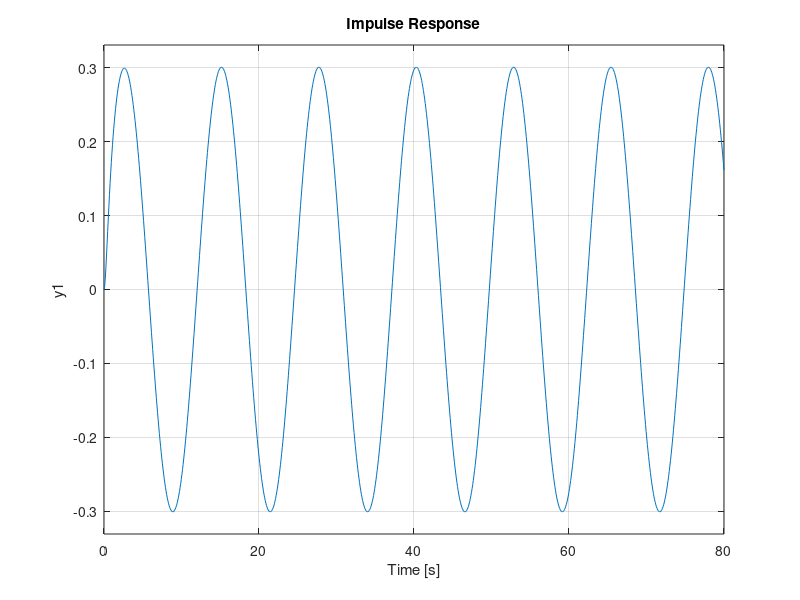
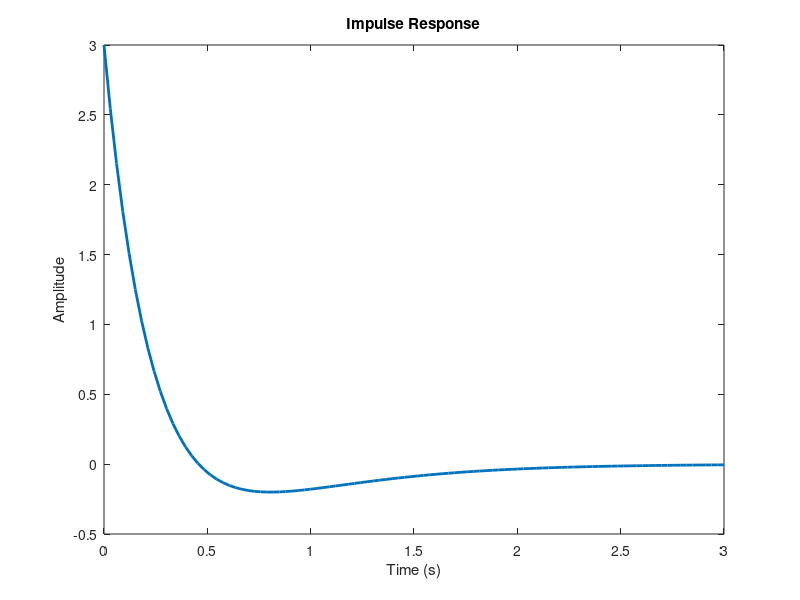
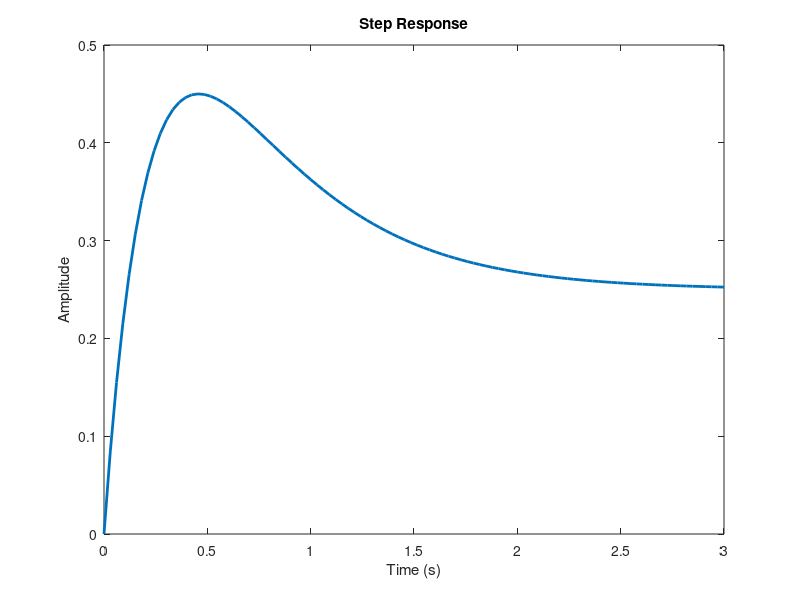
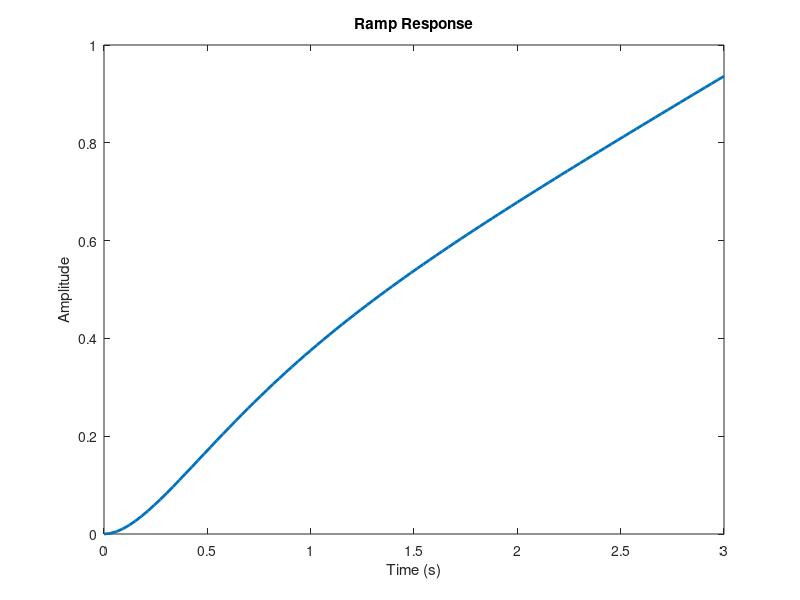

Source code (MATLAB) for these figures, in order: (Note: this script raises an error after producing the figures.)
%% Clean Up
close all; clear; clc;

%% Problem 1
tVals = linspace(0,3,100);
thet1 = @(t)(5*exp(-4*t) - 2*exp(-2*t));
thet2 = @(t)(exp(-2*t) - 1.25*exp(-4*t) + 0.25);
thet3 = @(t)(0.25*t + 0.1875 + 0.3125*exp(-4*t) - 0.5*exp(-2*t));

sys = tf([3 2], [1 6 8]);
s = tf('s');
G = 0.5/(s^2 + 0.25);

impulse(G*sys)


figure();
plot(tVals, thet1(tVals), 'linewidth', 2);

xlabel('Time (s)');
ylabel('Amplitude');
title('Impulse Response');

figure();
plot(tVals, thet2(tVals), 'linewidth', 2);

xlabel('Time (s)');
ylabel('Amplitude');
title('Step Response');

figure();
plot(tVals, thet3(tVals), 'linewidth', 2);

xlabel('Time (s)');
ylabel('Amplitude');
title('Ramp Response');

%% Problem 2

sys2Func = @(kp)(tf([kp], [1, 8, kp]));

[~, ~, P1] = damp(sys2Func(7));
[~, ~, P2] = damp(sys2Func(15));
[~, ~, P3] = damp(sys2Func(16));
[~, ~, P4] = damp(sys2Func(17));
[~, ~, P5] = damp(sys2Func(64));

ST = 0.05;
figure();
step(sys2Func(7));
stepinfo(sys2Func(7),'SettlingTimeThreshold',ST)
title('Kp = 7');
figure();
step(sys2Func(15));
stepinfo(sys2Func(15),'SettlingTimeThreshold',ST)
title('Kp = 15');
figure();
step(sys2Func(16));
stepinfo(sys2Func(16),'SettlingTimeThreshold',ST)
title('Kp = 16');
figure();
step(sys2Func(17));
stepinfo(sys2Func(17),'SettlingTimeThreshold',ST)
title('Kp = 17');
figure();
step(sys2Func(64));
stepinfo(sys2Func(64),'SettlingTimeThreshold',ST)
title('Kp = 64');

figure();
plot(P1, [0;0], 'marker', '.', 'markersize', 20, 'linestyle', 'none');
hold on
plot(P2, [0;0], 'marker', '.', 'markersize', 20, 'linestyle', 'none');
plot(P3, [0;0], 'marker', '.', 'markersize', 20, 'linestyle', 'none');
plot(real(P4), imag(P4), 'marker', '.', 'markersize', 20, 'linestyle', 'none');
plot(real(P5), imag(P5), 'marker', '.', 'markersize', 20, 'linestyle', 'none');

legend('Kp = 7','Kp = 15','Kp = 16','Kp = 17','Kp = 64');
xlabel('Real');
ylabel('Imaginary');
title('Root Locus Plot');

%% Last problem
sysFinal = @(kd)(tf([kd 15], [1 (8+kd) 15]));

figure();
step(sysFinal(10));
title('Kp = 15, Kd = 10');

figure();
step(sysFinal(1));
title('Kp = 15, Kd = 1');

figure();
step(sysFinal(0.1));
title('Kp = 15, Kd = 0.1');
